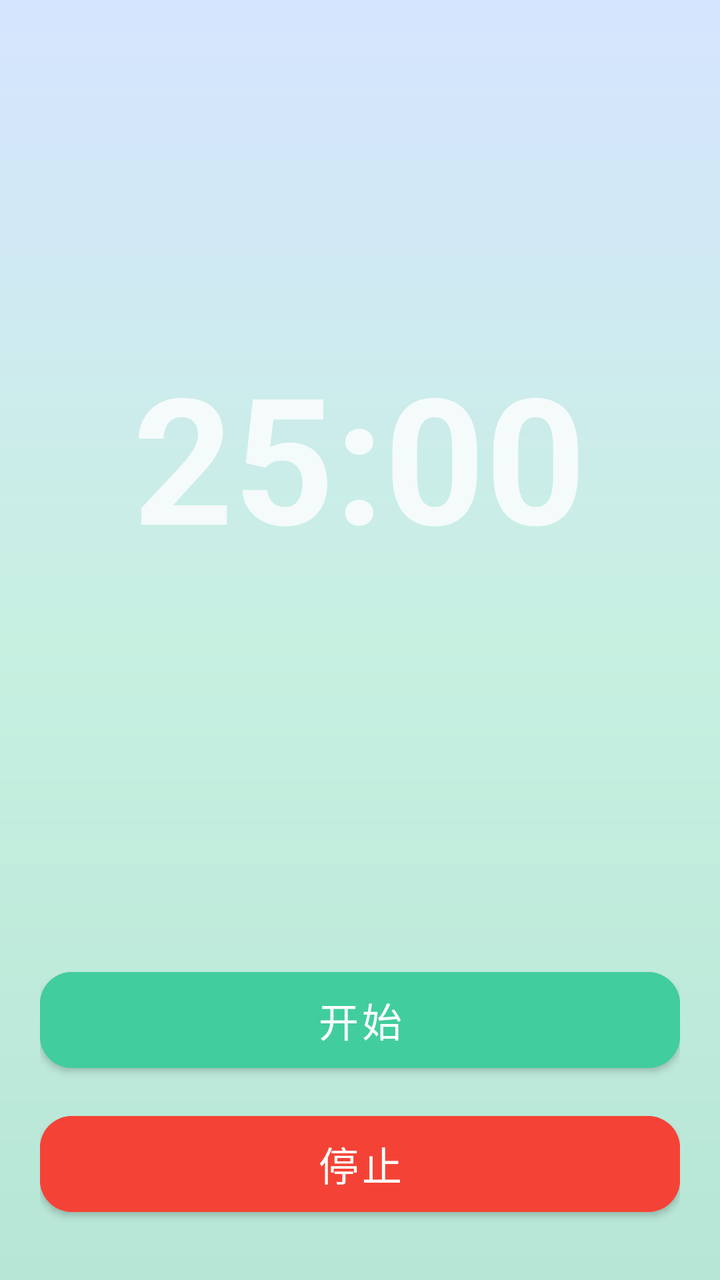
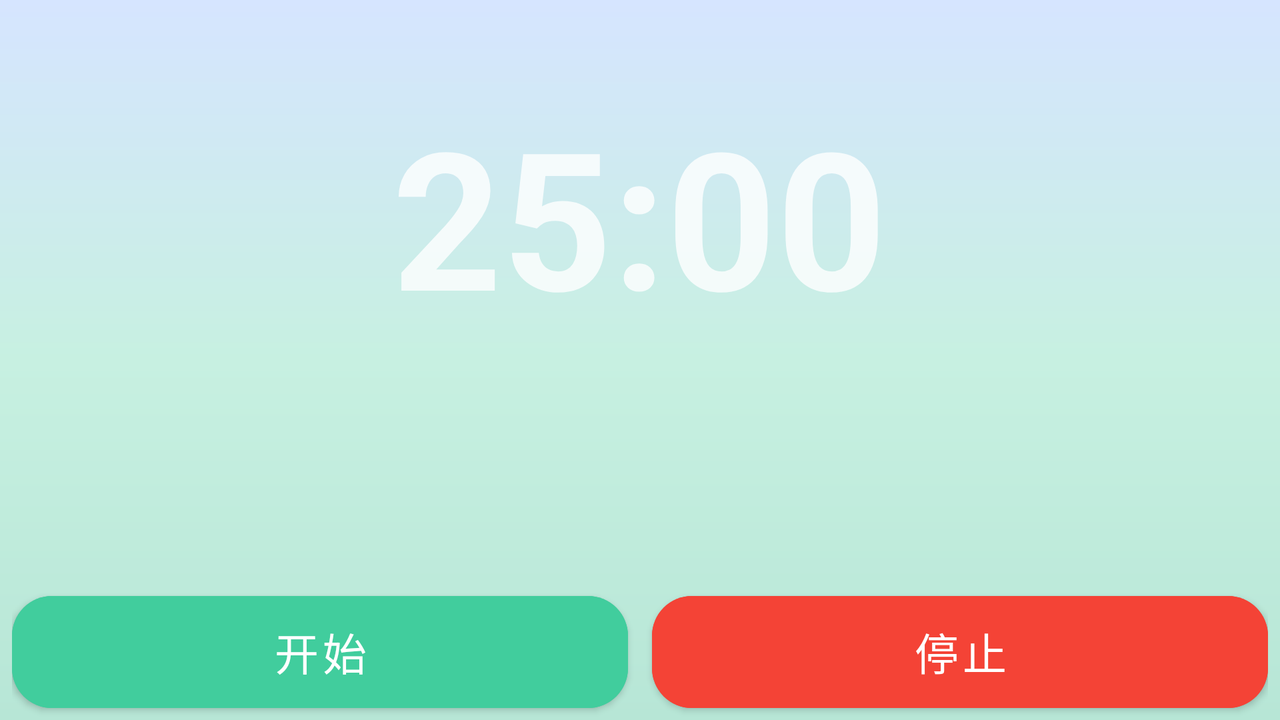

Compare how this app lays out the same screen by default and in its alternative resource folder. The renders come first, then the two layout files and the values they reference.
<!-- AndroidManifest.xml: activity theme Theme.PomodoroTimer.NoActionBar -->
<!-- res/layout/activity_timer.xml -->
<?xml version="1.0" encoding="utf-8"?>
<FrameLayout xmlns:android="http://schemas.android.com/apk/res/android"
    xmlns:app="http://schemas.android.com/apk/res-auto"
    android:layout_width="match_parent"
    android:layout_height="match_parent"
    android:background="@drawable/bg_timer_gradient">

    <ImageView
        android:id="@+id/bg_image"
        android:layout_width="match_parent"
        android:layout_height="match_parent"
        android:scaleType="centerCrop"
        android:contentDescription="@null"
        android:visibility="gone" />

    <LinearLayout
        android:id="@+id/timer_content"
        android:layout_width="match_parent"
        android:layout_height="match_parent"
        android:orientation="vertical"
        android:gravity="center_horizontal"
        android:paddingStart="20dp"
        android:paddingEnd="20dp"
        android:paddingBottom="28dp">

        
        <View
            android:layout_width="match_parent"
            android:layout_height="0dp"
            android:layout_weight="1" />

        <TextView
            android:id="@+id/task_title_text"
            android:layout_width="wrap_content"
            android:layout_height="wrap_content"
            android:textColor="#B3FFFFFF"
            android:textSize="16sp"
            android:visibility="gone"
            android:layout_marginBottom="8dp" />

        <TextView
            android:id="@+id/session_hint_text"
            android:layout_width="wrap_content"
            android:layout_height="wrap_content"
            android:textColor="#99FFFFFF"
            android:textSize="14sp"
            android:visibility="gone"
            android:layout_marginBottom="8dp" />

        <TextView
            android:id="@+id/timer_text"
            android:layout_width="wrap_content"
            android:layout_height="wrap_content"
            android:text="@string/layout_placeholder_timer"
            android:textSize="88sp"
            android:textStyle="bold"
            android:textColor="#CCFFFFFF"
            android:layout_marginBottom="24dp" />

        
        <View
            android:layout_width="match_parent"
            android:layout_height="0dp"
            android:layout_weight="1" />

        <LinearLayout
            android:layout_width="match_parent"
            android:layout_height="wrap_content"
            android:orientation="vertical"
            android:gravity="center">

            <com.google.android.material.button.MaterialButton
                android:id="@+id/primary_button"
                android:layout_width="match_parent"
                android:layout_height="wrap_content"
                android:text="@string/start_button"
                android:backgroundTint="@color/brand"
                android:textColor="@android:color/white"
                android:minHeight="60dp"
                android:textSize="20sp"
                app:cornerRadius="16dp"
                app:strokeWidth="0dp" />

            <View
                android:layout_width="match_parent"
                android:layout_height="12dp" />

            <com.google.android.material.button.MaterialButton
                android:id="@+id/secondary_button"
                android:layout_width="match_parent"
                android:layout_height="wrap_content"
                android:text="@string/stop_button"
                android:backgroundTint="@color/semantic_error"
                android:textColor="@android:color/white"
                android:minHeight="60dp"
                android:textSize="20sp"
                app:cornerRadius="16dp"
                app:strokeWidth="0dp" />
        </LinearLayout>

    </LinearLayout>

</FrameLayout>
<!-- resources referenced by this layout -->
<resources>
  <color name="brand">#FF41CD9D</color>
  <color name="semantic_error">#FFF44336</color>
  <!-- drawable bg_timer_gradient (drawable) -->
  <?xml version="1.0" encoding="utf-8"?>
  <shape xmlns:android="http://schemas.android.com/apk/res/android" android:shape="rectangle">
      
      <gradient
          android:type="linear"
          android:angle="270"
          android:startColor="@color/comp_timer_bg_start"
          android:centerColor="@color/comp_timer_bg_center"
          android:endColor="@color/comp_timer_bg_end"
          android:useLevel="false" />
  </shape>
  <string name="layout_placeholder_timer">25:00</string>
  <string name="start_button">开始</string>
  <string name="stop_button">停止</string>
  <color name="comp_timer_bg_start">#D6E5FF</color>
  <color name="comp_timer_bg_center">#C7F0E1</color>
  <color name="comp_timer_bg_end">#B7E6D6</color>
  <color name="on_brand">@color/absolute_white</color>
  <color name="surface_card">#FFFFFFFF</color>
  <style name="ThemeOverlay.Pomodoro.MaterialAlertDialog" parent="ThemeOverlay.MaterialComponents.MaterialAlertDialog">
          <item name="colorPrimary">@color/brand</item>
          <item name="colorSecondary">@color/brand</item>
          <item name="colorSurface">@color/surface_card</item>
          <item name="colorOnSurface">@color/text_primary</item>
          <item name="materialAlertDialogTitleTextStyle">@style/TextAppearance.Pomodoro.Dialog.Title</item>
          <item name="materialAlertDialogBodyTextStyle">@style/TextAppearance.Pomodoro.Dialog.Body</item>
          <item name="shapeAppearanceOverlay">@style/ShapeAppearance.Pomodoro.Dialog</item>
          <item name="buttonBarPositiveButtonStyle">@style/Widget.Pomodoro.Dialog.Button</item>
          <item name="buttonBarNegativeButtonStyle">@style/Widget.Pomodoro.Dialog.Button</item>
          <item name="buttonBarNeutralButtonStyle">@style/Widget.Pomodoro.Dialog.Button</item>
      </style>
  <color name="absolute_white">#FFFFFFFF</color>
  <color name="text_primary">#FF000000</color>
  <style name="TextAppearance.Pomodoro.Dialog.Title" parent="MaterialAlertDialog.MaterialComponents.Title.Text">
          <item name="android:textColor">@color/text_primary</item>
          <item name="android:textSize">18sp</item>
          <item name="android:textStyle">bold</item>
      </style>
  <style name="TextAppearance.Pomodoro.Dialog.Body" parent="MaterialAlertDialog.MaterialComponents.Body.Text">
          <item name="android:textColor">@color/text_secondary</item>
          <item name="android:textSize">14sp</item>
          <item name="android:lineSpacingExtra">3dp</item>
      </style>
  <style name="ShapeAppearance.Pomodoro.Dialog" parent="ShapeAppearance.MaterialComponents.LargeComponent">
          <item name="cornerFamily">rounded</item>
          <item name="cornerSize">20dp</item>
      </style>
  <style name="Widget.Pomodoro.Dialog.Button" parent="Widget.MaterialComponents.Button.TextButton.Dialog">
          <item name="android:textColor">@color/brand</item>
          <item name="android:textAllCaps">false</item>
          <item name="rippleColor">@color/brand_container</item>
      </style>
  <color name="text_secondary">#FF666666</color>
  <color name="brand_container">#1A41CD9D</color>
  <!-- some entries are left out for length -->
</resources>
<!-- res/layout-land/activity_timer.xml (the repository's variant of the layout above) -->
<!-- drawn on the phone turned sideways -->
<?xml version="1.0" encoding="utf-8"?>
<FrameLayout xmlns:android="http://schemas.android.com/apk/res/android"
    xmlns:app="http://schemas.android.com/apk/res-auto"
    android:layout_width="match_parent"
    android:layout_height="match_parent"
    android:background="@drawable/bg_timer_gradient">

    <ImageView
        android:id="@+id/bg_image"
        android:layout_width="match_parent"
        android:layout_height="match_parent"
        android:scaleType="centerCrop"
        android:contentDescription="@null"
        android:visibility="gone" />

    <LinearLayout
        android:layout_width="match_parent"
        android:layout_height="match_parent"
        android:gravity="center"
        android:orientation="vertical"
        android:paddingHorizontal="6dp" >

        
        <View
            android:layout_width="match_parent"
            android:layout_height="15dp"
            android:layout_weight="0.3" />

        <TextView
            android:id="@+id/timer_text"
            android:layout_width="wrap_content"
            android:layout_height="wrap_content"
            android:layout_marginBottom="24dp"
            android:gravity="center"
            android:text="25:00"
            android:textSize="96sp"
            android:textStyle="bold"
            android:textColor="#CCFFFFFF" />

        
        <View
            android:layout_width="match_parent"
            android:layout_height="0dp"
            android:layout_weight="1" />

        
        <LinearLayout
            android:layout_width="match_parent"
            android:layout_height="wrap_content"
            android:gravity="center"
            android:orientation="horizontal">

            <com.google.android.material.button.MaterialButton
                android:id="@+id/primary_button"
                android:layout_width="0dp"
                android:layout_height="wrap_content"
                android:layout_weight="1"
                android:backgroundTint="@color/brand"
                android:maxWidth="420dp"
                android:minHeight="68dp"
                android:text="开始"
                android:textColor="@android:color/white"
                android:textSize="22sp"
                app:cornerRadius="20dp"
                app:strokeWidth="0dp" />

            <View
                android:layout_width="12dp"
                android:layout_height="1dp" />

            <com.google.android.material.button.MaterialButton
                android:id="@+id/secondary_button"
                android:layout_width="0dp"
                android:layout_height="wrap_content"
                android:layout_weight="1"
                android:backgroundTint="@color/semantic_error"
                android:maxWidth="420dp"
                android:minHeight="68dp"
                android:text="停止"
                android:textColor="@android:color/white"
                android:textSize="22sp"
                app:cornerRadius="20dp"
                app:strokeWidth="0dp" />
        </LinearLayout>

    </LinearLayout>

</FrameLayout>
<!-- resources referenced by the variant -->
<!-- as the phone turned sideways resolves them -->
<resources>
  <color name="brand">#FF41CD9D</color>
  <color name="semantic_error">#FFF44336</color>
  <!-- drawable bg_timer_gradient (drawable) -->
  <?xml version="1.0" encoding="utf-8"?>
  <shape xmlns:android="http://schemas.android.com/apk/res/android" android:shape="rectangle">
      
      <gradient
          android:type="linear"
          android:angle="270"
          android:startColor="@color/comp_timer_bg_start"
          android:centerColor="@color/comp_timer_bg_center"
          android:endColor="@color/comp_timer_bg_end"
          android:useLevel="false" />
  </shape>
  <color name="comp_timer_bg_start">#D6E5FF</color>
  <color name="comp_timer_bg_center">#C7F0E1</color>
  <color name="comp_timer_bg_end">#B7E6D6</color>
  <color name="on_brand">@color/absolute_white</color>
  <color name="surface_card">#FFFFFFFF</color>
  <style name="ThemeOverlay.Pomodoro.MaterialAlertDialog" parent="ThemeOverlay.MaterialComponents.MaterialAlertDialog">
          <item name="colorPrimary">@color/brand</item>
          <item name="colorSecondary">@color/brand</item>
          <item name="colorSurface">@color/surface_card</item>
          <item name="colorOnSurface">@color/text_primary</item>
          <item name="materialAlertDialogTitleTextStyle">@style/TextAppearance.Pomodoro.Dialog.Title</item>
          <item name="materialAlertDialogBodyTextStyle">@style/TextAppearance.Pomodoro.Dialog.Body</item>
          <item name="shapeAppearanceOverlay">@style/ShapeAppearance.Pomodoro.Dialog</item>
          <item name="buttonBarPositiveButtonStyle">@style/Widget.Pomodoro.Dialog.Button</item>
          <item name="buttonBarNegativeButtonStyle">@style/Widget.Pomodoro.Dialog.Button</item>
          <item name="buttonBarNeutralButtonStyle">@style/Widget.Pomodoro.Dialog.Button</item>
      </style>
  <color name="absolute_white">#FFFFFFFF</color>
  <color name="text_primary">#FF000000</color>
  <style name="TextAppearance.Pomodoro.Dialog.Title" parent="MaterialAlertDialog.MaterialComponents.Title.Text">
          <item name="android:textColor">@color/text_primary</item>
          <item name="android:textSize">18sp</item>
          <item name="android:textStyle">bold</item>
      </style>
  <style name="TextAppearance.Pomodoro.Dialog.Body" parent="MaterialAlertDialog.MaterialComponents.Body.Text">
          <item name="android:textColor">@color/text_secondary</item>
          <item name="android:textSize">14sp</item>
          <item name="android:lineSpacingExtra">3dp</item>
      </style>
  <style name="ShapeAppearance.Pomodoro.Dialog" parent="ShapeAppearance.MaterialComponents.LargeComponent">
          <item name="cornerFamily">rounded</item>
          <item name="cornerSize">20dp</item>
      </style>
  <style name="Widget.Pomodoro.Dialog.Button" parent="Widget.MaterialComponents.Button.TextButton.Dialog">
          <item name="android:textColor">@color/brand</item>
          <item name="android:textAllCaps">false</item>
          <item name="rippleColor">@color/brand_container</item>
      </style>
  <color name="text_secondary">#FF666666</color>
  <color name="brand_container">#1A41CD9D</color>
  <!-- some entries are left out for length -->
</resources>
